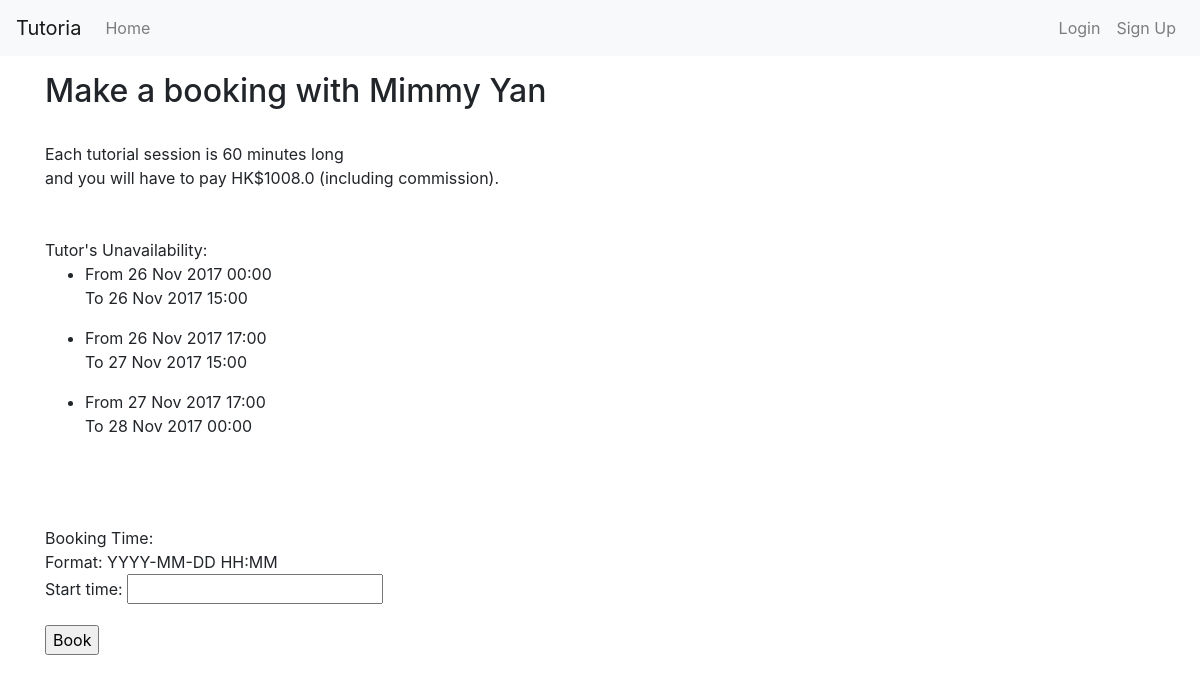
The page /tutorials/book/7/ on the database its author committed.
### tutors/models.py (models this page shows, shortened)
class Tutor(models.Model):
    tutor = models.OneToOneField(User, on_delete=models.CASCADE) #extends User class
    privateTutor = models.BooleanField(default=False)
    timePerSlot = models.PositiveIntegerField(default=60)
    university = models.CharField(max_length=50, blank=True)
    phoneNumber = models.CharField(max_length=8, blank=True)
    avatar = models.ImageField(upload_to=user_directory_path)
    introduction = models.TextField(max_length=100, blank=True)
    hourlyRate = models.PositiveIntegerField(default=0)
    rating = models.PositiveIntegerField(default=0)
    rate_time = models.PositiveIntegerField(default=0)
    show_tutor = models.BooleanField(default=True, blank=True)
    courseTaught = models.ManyToManyField(Course, blank=True)
    tags = models.ManyToManyField(Tag, blank=True)

class NotAvailableSlot(models.Model):
    tutor = models.ForeignKey(Tutor, on_delete=models.CASCADE)
    start_time = models.DateTimeField(null=True, blank=True)
    end_time = models.DateTimeField(null=True, blank=True)

### tutorial/views.py (the view, shortened to what this page needs)
# urls.py: url(r'^book/(?P<tutor_id>[0-9]+)/', views.MakeBooking.as_view(), name='make_booking'),
class MakeBooking (SuccessMessageMixin, generic.CreateView):
    model = Session
    fields = ['start_time']
    template_name = "bookSession.html"
    success_url = reverse_lazy('students:mybookings')
    success_message = 'Booking Successful.'
    def get_context_data(self, **kwargs):
        context = super(MakeBooking, self).get_context_data(**kwargs)
        tut = Tutor.objects.get(pk=self.kwargs['tutor_id'])
        context['tutor'] = tut
        context['fee'] = tut.hourlyRate*1.05
        context['unavailability_list'] = NotAvailableSlot.objects.all()
        return context

### Tutoria/context_processors.py (called while the page is built)
def base_template_name_context_processor(request):
    base_template_name = 'base.html'
    if request.user.is_authenticated():
        if request.user.is_superuser:
            base_template_name = 'base_tutor.html'
        if Tutor.objects.filter(tutor=request.user):
            base_template_name = 'base_tutor.html'
    return {
        'base_template_name': base_template_name,
    }

### tutorial/templates/bookSession.html (shortened to what this page needs)
{% extends base_template_name %}
{% block content %}
<h2>Make a booking with {{ tutor.tutor.first_name }} {{ tutor.tutor.last_name }}</h2><br>
Each tutorial session is {{ tutor.timePerSlot }} minutes long <br>
and you will have to pay HK${{ fee }} (including commission). <br><br><br>
Tutor's Unavailability:<br>
{% for unavail in unavailability_list %}
<ul>
  {% if unavail.tutor == tutor %}
    <li>
      From {{ unavail.start_time|date:"d M Y" }} {{ unavail.start_time|time:"H:i" }} <br>
      To {{ unavail.end_time|date:"d M Y" }} {{ unavail.end_time|time:"H:i" }}  <br>
    </li>
  {% endif %}
</ul>
{% endfor %}
<br><br><br>
Booking Time:<br>
Format: YYYY-MM-DD HH:MM <br>
<form action="" method="post">{% csrf_token %}
    {{ form.as_p }}
    <input type="submit" onclick="return confirm('Are you sure?')" value="Book" />
</form>
{% endblock %}

### rows shown on the page
Tutor: tutor.first_name "Mimmy", tutor.last_name "Yan", timePerSlot "60"
NotAvailableSlot: start_time "26 Nov 2017", start_time "00:00", end_time "26 Nov 2017", end_time "15:00"
NotAvailableSlot: start_time "26 Nov 2017", start_time "17:00", end_time "27 Nov 2017", end_time "15:00"
NotAvailableSlot: start_time "27 Nov 2017", start_time "17:00", end_time "28 Nov 2017", end_time "00:00"

### other values the page prints
{{ fee }} "1008.0"
